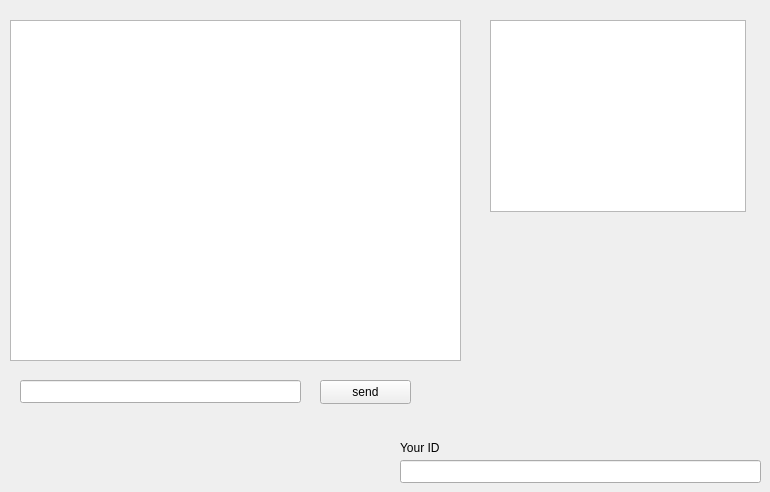
    <widget class="QWidget" name="tab_9">
     <attribute name="title">
      <string>ToxTry</string>
     </attribute>
     <widget class="QTextEdit" name="toxTryChat">
      <property name="geometry">
       <rect>
        <x>10</x>
        <y>20</y>
        <width>451</width>
        <height>341</height>
       </rect>
      </property>
     </widget>
     <widget class="QLineEdit" name="toxTrySendText">
      <property name="geometry">
       <rect>
        <x>20</x>
        <y>380</y>
        <width>281</width>
        <height>23</height>
       </rect>
      </property>
     </widget>
     <widget class="QPushButton" name="toxTrySendButton">
      <property name="geometry">
       <rect>
        <x>320</x>
        <y>380</y>
        <width>91</width>
        <height>24</height>
       </rect>
      </property>
      <property name="text">
       <string>send</string>
      </property>
     </widget>
     <widget class="QListWidget" name="toxTryFriends">
      <property name="geometry">
       <rect>
        <x>490</x>
        <y>20</y>
        <width>256</width>
        <height>192</height>
       </rect>
      </property>
     </widget>
     <widget class="QLineEdit" name="toxTryId">
      <property name="geometry">
       <rect>
        <x>400</x>
        <y>460</y>
        <width>361</width>
        <height>23</height>
       </rect>
      </property>
     </widget>
     <widget class="QLabel" name="label_25">
      <property name="geometry">
       <rect>
        <x>400</x>
        <y>440</y>
        <width>53</width>
        <height>15</height>
       </rect>
      </property>
      <property name="text">
       <string>Your ID</string>
      </property>
     </widget>
    </widget>
